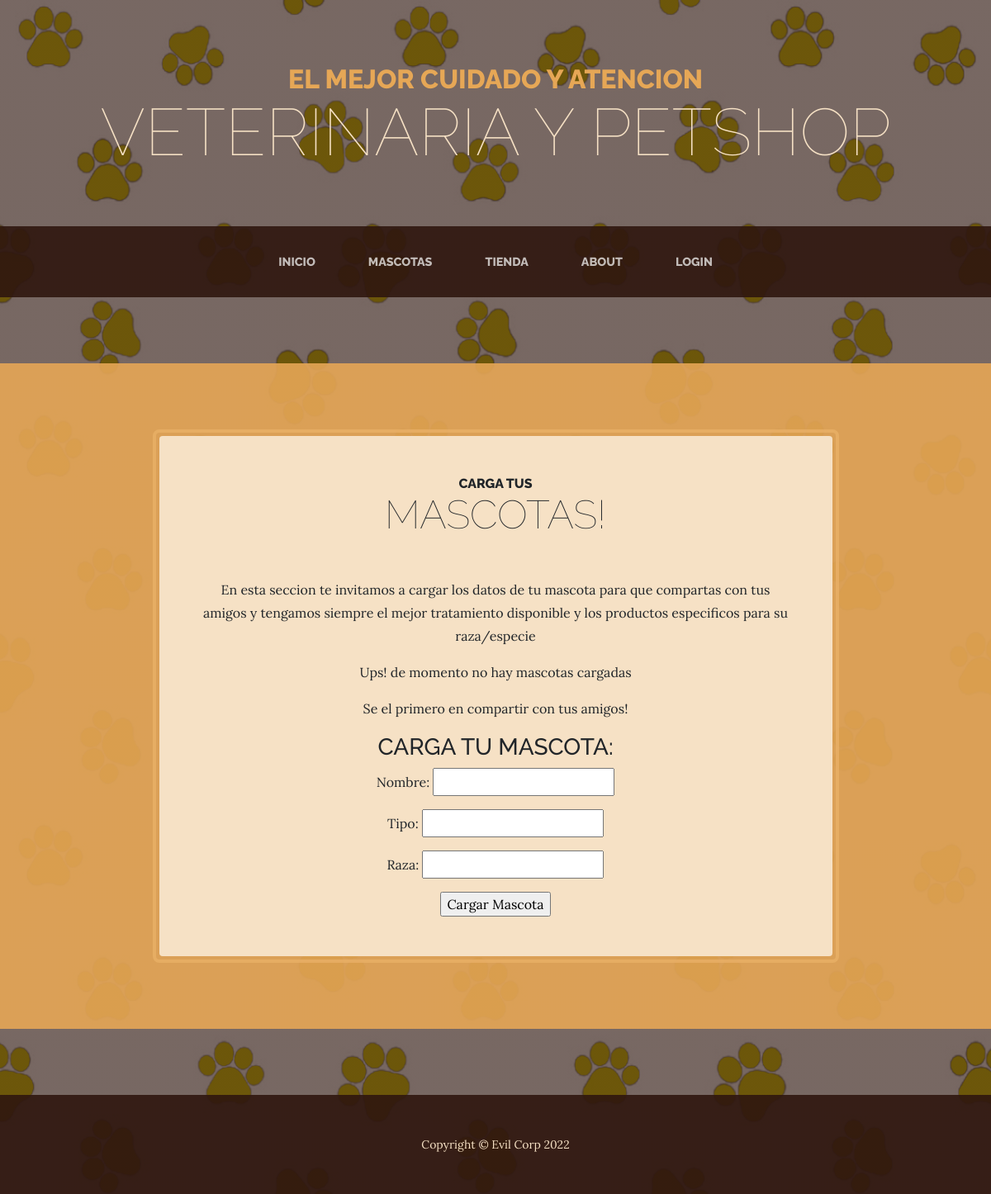
The page /appmascotas/mascotas/ on the database as committed earlier.
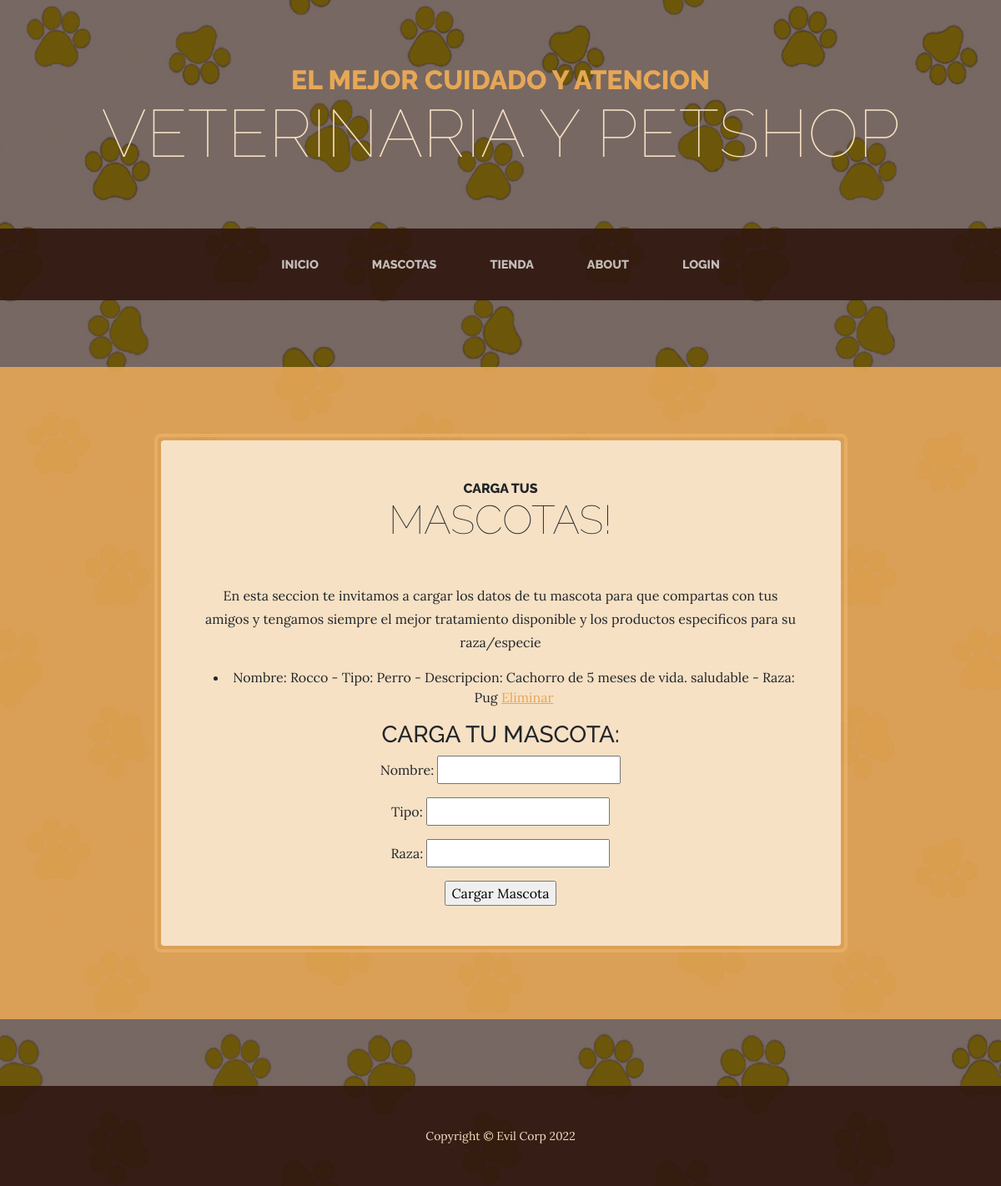
The same page on the database as committed later.
### appmascotas/models.py (models this page shows, shortened)
class mascotas(models.Model):
    id = models.AutoField(primary_key=True)
    nombre = models.CharField(max_length=100, verbose_name= 'Nombre')
    tipo = models.CharField(max_length=100, verbose_name= 'Tipo')
    imagen = models.ImageField(upload_to='Imagenes/',verbose_name='Imagen', null= True)
    descripcion = models.TextField(verbose_name= 'Descripción', null=True)
    raza = models.CharField(verbose_name= 'Raza', max_length=100, null=True)
    def __str__(self):
        fila = f"Nombre: {self.nombre} - Tipo: {self.tipo} - Descripcion: {self.descripcion} - Raza: {self.raza}"
        return fila

### appmascotas/views.py (the view)
# urls.py: path('mascotas/', vista_mascotas, name="vet-mascotas"),
def vista_mascotas(request):
    if request.method == "POST":
        formulario = MascotaFormulario(request.post)
        if formulario.is_valid():
            data = formulario.cleaned_data
            Mascota = mascotas(nombre=data["nombre"], tipo=data["tipo"], raza=data["raza"], imagen=data["imagen"], descripcion=data["descripcion"])
            Mascota.save()
    Mascotas = mascotas.objects.all()
    formulario = MascotaFormulario()
    contexto = {"mascotas":Mascotas, "formulario":formulario}
    return render(request, "cargatumascota.html", contexto)

### appmascotas/forms.py
class MascotaFormulario(forms.Form):
    nombre = forms.CharField(min_length=3,max_length=50)
    tipo = forms.CharField(min_length=3,max_length=50)
    descripcion = forms.TextInput()
    raza = forms.CharField(min_length=3,max_length=50)

### appmascotas/templates/cargatumascota.html (shortened to what this page needs)
{% extends 'apptienda/base.html' %}
{% load static %}
{% block titulo %} Carga tus {% endblock %}
{% block subtitulo %} Mascotas! {% endblock %}
{% block Contenido %}
<p> En esta seccion te invitamos a cargar los datos de tu mascota para que
compartas con tus amigos y tengamos siempre el mejor tratamiento disponible
y los productos especificos para su raza/especie
</p>
{% if mascotas %}
        <ul>
        {% for mascota in mascotas %}
            <li>{{mascota}} <a href="{% url 'mascota-borrar' mascota.id %}">Eliminar</a></li>
        {% endfor %}
        </ul>
    {% else %}
        <p> Ups! de momento no hay mascotas cargadas </p>
        <p> Se el primero en compartir con tus amigos! </p>
    {% endif %}
<h3> CARGA TU MASCOTA: </h3>
<form method="post">
    {{formulario.as_p}}
    <input type="submit" value="Cargar Mascota">
</form>
{% endblock %}

Rows that differ between the two databases and show on the page:
added mascotas: nombre+tipo+descripcion "Nombre: Rocco - Tipo: Perro - Descripcion: Cachorro de 5 meses de vida. saludable - Raza: Pug"
Other text that changed with them:
text no longer shown: "Ups! de momento no hay mascotas cargadas Se el primero en compartir con tus amigos!"
